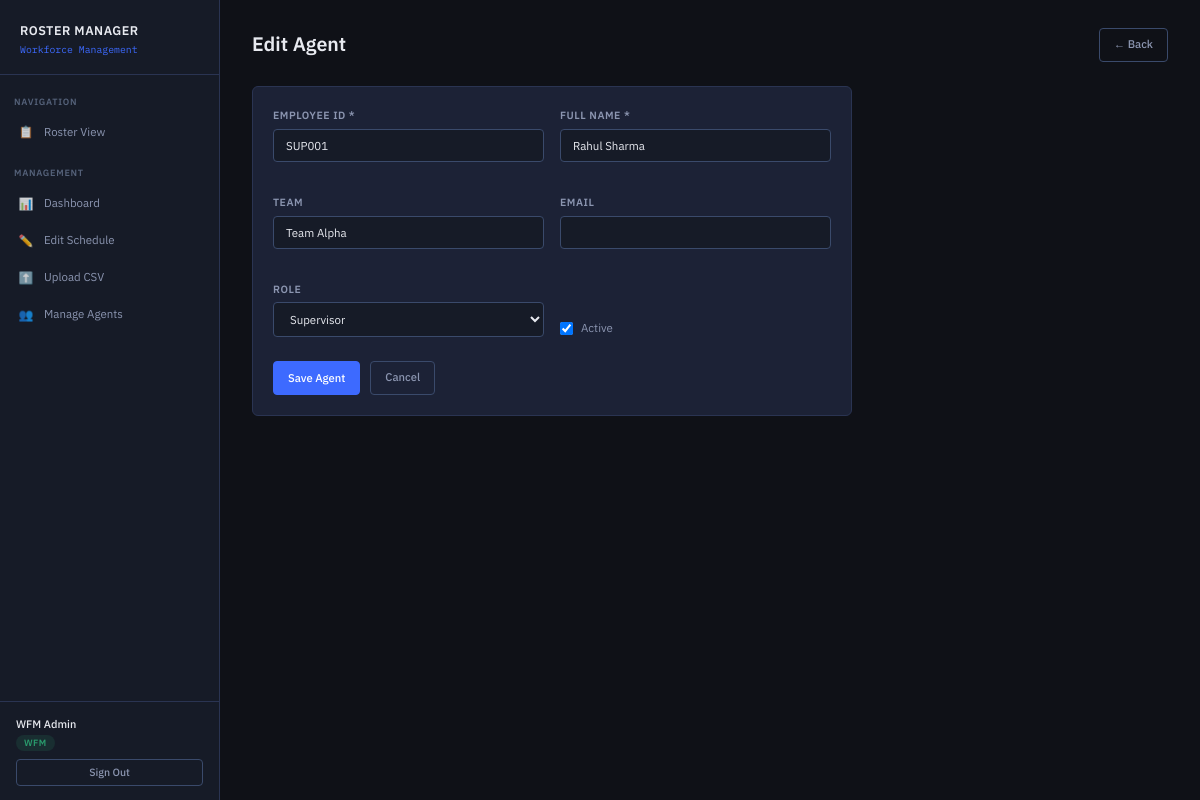
Page /edit-agent/2/ (signed in) on the committed database.
### roster/models.py (models this page shows, shortened)
class UserProfile(models.Model):
    ROLE_CHOICES = [
        ('wfm', 'WFM'),
        ('supervisor', 'Supervisor'),
        ('agent', 'Agent'),
    ]
    user = models.OneToOneField(User, on_delete=models.CASCADE, null=True, blank=True)
    role = models.CharField(max_length=20, choices=ROLE_CHOICES, default='agent')
    employee_id = models.CharField(max_length=50, unique=True)
    full_name = models.CharField(max_length=200)
    team = models.CharField(max_length=100, blank=True)
    email = models.EmailField(blank=True)
    is_active = models.BooleanField(default=True)
    created_at = models.DateTimeField(auto_now_add=True)
    class Meta:
        ordering = ['full_name']

### roster/views.py (the view)
# urls.py: path('edit-agent/<int:agent_id>/', views.edit_agent, name='edit_agent'),
@login_required
@wfm_required
def edit_agent(request, agent_id):
    agent = get_object_or_404(UserProfile, id=agent_id)
    if request.method == 'POST':
        form = AgentForm(request.POST, instance=agent)
        if form.is_valid():
            form.save()
            messages.success(request, 'Agent updated.')
            return redirect('manage_agents')
    else:
        form = AgentForm(instance=agent)
    return render(request, 'roster/agent_form.html', {
        'form': form, 'title': 'Edit Agent',
        'user_role': get_role(request.user),
    })

### roster/forms.py
class AgentForm(forms.ModelForm):
    class Meta:
        model = UserProfile
        fields = ['employee_id', 'full_name', 'team', 'email', 'role', 'is_active']
        widgets = {
            'employee_id': forms.TextInput(attrs={'class': 'form-control'}),
            'full_name': forms.TextInput(attrs={'class': 'form-control'}),
            'team': forms.TextInput(attrs={'class': 'form-control'}),
            'email': forms.EmailInput(attrs={'class': 'form-control'}),
            'role': forms.Select(attrs={'class': 'form-control'}),
        }

### roster/views.py (called while the page is built)
def get_role(user):
    if not user.is_authenticated:
        return 'agent'
    try:
        return user.userprofile.role
    except UserProfile.DoesNotExist:
        return 'agent'

### templates/roster/agent_form.html (shortened to what this page needs)
{% extends 'roster/base.html' %}
{% block content %}
<div class="page-header">
  <div class="page-title">{{ title }}</div>
  <a href="{% url 'manage_agents' %}" class="btn btn-outline">← Back</a>
</div>
<div class="card" style="max-width:600px;">
  <form method="post" novalidate>
    <div class="form-grid">
      <div class="form-group">
        <label class="form-label">Employee ID *</label>
        {{ form.employee_id }}
      </div>
      <div class="form-group">
        <label class="form-label">Full Name *</label>
        {{ form.full_name }}
      </div>
      <div class="form-group">
        <label class="form-label">Team</label>
        {{ form.team }}
      </div>
      <div class="form-group">
        <label class="form-label">Email</label>
        {{ form.email }}
      </div>
      <div class="form-group">
        <label class="form-label">Role</label>
        {{ form.role }}
      </div>
      <div class="form-group" style="display:flex;align-items:flex-end;gap:10px;">
        <label style="display:flex;align-items:center;gap:8px;cursor:pointer;font-size:0.82rem;color:var(--text-secondary);">
          {{ form.is_active }} Active
        </label>
      </div>
    </div>
    <div style="display:flex;gap:10px;margin-top:8px;">
      <button type="submit" class="btn btn-primary">Save Agent</button>
      <a href="{% url 'manage_agents' %}" class="btn btn-outline">Cancel</a>
    </div>
  </form>
</div>
{% endblock %}

### templates/roster/base.html (shortened to what this page needs)
<!DOCTYPE html>
<html lang="en">
<head>
{% load static %}
<link rel="stylesheet" href="{% static 'css/main.css' %}">
</head>
<body>
{% if user.is_authenticated %}
<aside class="sidebar">
  <div class="sidebar-brand">
    <h1>Roster Manager</h1>
    <span>Workforce Management</span>
  </div>
  <nav class="sidebar-nav">
    <div class="nav-section">Navigation</div>
    <a href="{% url 'roster' %}" class="nav-item {% if request.resolver_match.url_name == 'roster' %}active{% endif %}">
      <span class="nav-icon">📋</span> Roster View
    </a>
    {% if user_role in 'wfm supervisor' %}
    <div class="nav-section" style="margin-top:8px;">Management</div>
    <a href="{% url 'dashboard' %}" class="nav-item {% if request.resolver_match.url_name == 'dashboard' %}active{% endif %}">
      <span class="nav-icon">📊</span> Dashboard
    </a>
    <a href="{% url 'edit_schedule' %}" class="nav-item {% if request.resolver_match.url_name == 'edit_schedule' %}active{% endif %}">
      <span class="nav-icon">✏️</span> Edit Schedule
    </a>
    {% endif %}
    {% if user_role == 'wfm' %}
    <a href="{% url 'upload_schedule' %}" class="nav-item {% if request.resolver_match.url_name == 'upload_schedule' %}active{% endif %}">
      <span class="nav-icon">⬆️</span> Upload CSV
    </a>
    <a href="{% url 'manage_agents' %}" class="nav-item {% if request.resolver_match.url_name == 'manage_agents' %}active{% endif %}">
      <span class="nav-icon">👥</span> Manage Agents
    </a>
    {% endif %}
  </nav>
  <div class="sidebar-footer">
    <div class="user-info">
      <strong>{{ user.get_full_name|default:user.username }}</strong>
      <span class="role-badge {{ user_role }}">{{ user_role|upper }}</span>
    </div>
    <a href="{% url 'logout' %}" class="btn btn-outline btn-sm" style="width:100%; justify-content:center;">
      Sign Out
    </a>
  </div>
</aside>
{% endif %}
<main class="main-content {% if not user.is_authenticated %}no-sidebar{% endif %}">
  {% block content %}{% endblock %}
</main>
</body>
</html>

### static/css/main.css (style rules this page uses)
:root { --bg-primary: #0f1117; --bg-secondary: #161b27; --bg-card: #1c2236; --bg-hover: #222b42; --border: #2a3452; --border-light: #3a4a6b; --text-primary: #e8eaf0; --text-secondary:#8b95b0; --text-muted: #55627a; --accent: #3d6aff; --accent-hover: #5580ff; --accent-soft: rgba(61,106,255,0.12); --success: #2a9d6e; --success-bg: rgba(42,157,110,0.12); --warning: #e8a328; --warning-bg: rgba(232,163,40,0.12); --danger: #e05252; --danger-bg: rgba(224,82,82,0.12); --info: #3fa9c7; --info-bg: rgba(63,169,199,0.12); --sidebar-w: 220px; --radius: 6px; --radius-sm: 4px; }
*, *::before, *::after { box-sizing: border-box; margin: 0; padding: 0; }
html { font-size: 14px; }
body { font-family: 'IBM Plex Sans', sans-serif; background: var(--bg-primary); color: var(--text-primary); min-height: 100vh; line-height: 1.6; }
.sidebar { position: fixed; top: 0; left: 0; width: var(--sidebar-w); height: 100vh; background: var(--bg-secondary); border-right: 1px solid var(--border); display: flex; flex-direction: column; z-index: 100; }
.sidebar-brand { padding: 20px 20px 16px; border-bottom: 1px solid var(--border); }
.sidebar-brand h1 { font-size: 0.9rem; font-weight: 600; color: var(--text-primary); letter-spacing: 0.04em; text-transform: uppercase; }
.sidebar-brand span { display: block; font-size: 0.7rem; color: var(--accent); font-family: 'IBM Plex Mono', monospace; margin-top: 2px; }
.sidebar-nav { flex: 1; padding: 12px 0; overflow-y: auto; }
.nav-section { padding: 8px 14px 4px; font-size: 0.65rem; font-weight: 600; color: var(--text-muted); text-transform: uppercase; letter-spacing: 0.08em; }
.nav-item { display: flex; align-items: center; gap: 10px; padding: 9px 16px; color: var(--text-secondary); text-decoration: none; font-size: 0.82rem; font-weight: 400; transition: background 0.15s, color 0.15s; border-left: 2px solid transparent; }
.nav-icon { width: 16px; text-align: center; font-size: 0.85rem; opacity: 0.8; }
.sidebar-footer { padding: 14px 16px; border-top: 1px solid var(--border); }
.user-info { font-size: 0.78rem; color: var(--text-secondary); margin-bottom: 8px; }
.user-info strong { display: block; color: var(--text-primary); font-weight: 500; }
.role-badge { display: inline-block; padding: 1px 8px; border-radius: 20px; font-size: 0.65rem; font-weight: 600; text-transform: uppercase; letter-spacing: 0.05em; background: var(--accent-soft); color: var(--accent); }
.role-badge.wfm { background: rgba(42,157,110,0.15); color: var(--success); }
.main-content { margin-left: var(--sidebar-w); padding: 28px 32px; min-height: 100vh; }
.page-header { margin-bottom: 24px; display: flex; align-items: flex-start; justify-content: space-between; gap: 16px; flex-wrap: wrap; }
.page-title { font-size: 1.4rem; font-weight: 600; color: var(--text-primary); }
.card { background: var(--bg-card); border: 1px solid var(--border); border-radius: var(--radius); padding: 20px; margin-bottom: 20px; }
.btn { display: inline-flex; align-items: center; gap: 6px; padding: 7px 14px; border-radius: var(--radius-sm); font-size: 0.8rem; font-weight: 500; font-family: 'IBM Plex Sans', sans-serif; cursor: pointer; border: 1px solid transparent; transition: all 0.15s; text-decoration: none; white-space: nowrap; }
.btn-primary { background: var(--accent); color: white; border-color: var(--accent); }
.btn-outline { background: transparent; color: var(--text-secondary); border-color: var(--border-light); }
.btn-sm { padding: 4px 10px; font-size: 0.75rem; }
.form-group { margin-bottom: 16px; }
.form-label { display: block; font-size: 0.75rem; font-weight: 600; color: var(--text-secondary); text-transform: uppercase; letter-spacing: 0.05em; margin-bottom: 5px; }
.form-control { width: 100%; padding: 8px 12px; background: var(--bg-secondary); border: 1px solid var(--border-light); border-radius: var(--radius-sm); color: var(--text-primary); font-size: 0.82rem; font-family: 'IBM Plex Sans', sans-serif; transition: border-color 0.15s; }
.form-control option { background: var(--bg-card); }
.form-grid { display: grid; grid-template-columns: 1fr 1fr; gap: 16px; }

### rows in the picture
UserProfile: role "WFM"
UserProfile: employee_id "SUP001", full_name "Rahul Sharma", team "Team Alpha", role "Supervisor", is_active "☑"

### other values in the picture
{{ user.get_full_name|default:user.username }} "WFM Admin"
{{ title }} "Edit Agent"
